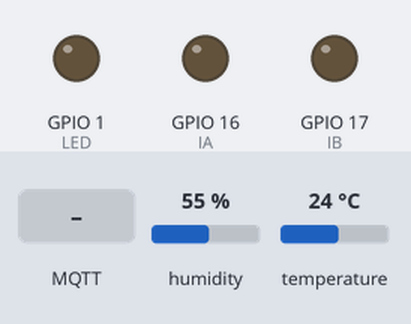
Simulated run of this sketch. Board: ESP32. Shown: output pins drawn as LEDs (lit = HIGH). The inputs (shaded band) are chosen by the test bench; at power-on: humidity 55 %, temperature 24 °C. WiFi joins after 1.5 s; servers stay silent unless stated; no MQTT or app messages arrive unless stated; what the sketch prints to the serial monitor is not drawn.

Above: at 2.7 s.
2.8 s: MQTT message "on" arrives on the first subscribed topic
At 4.0 s:
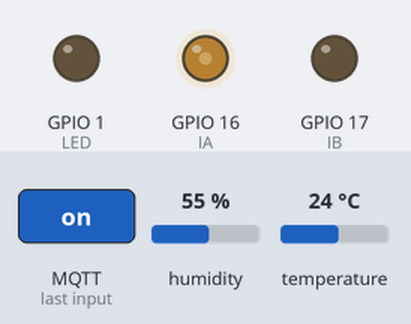
4.3 s: MQTT message "on" arrives on the second subscribed topic
At 5.1 s:
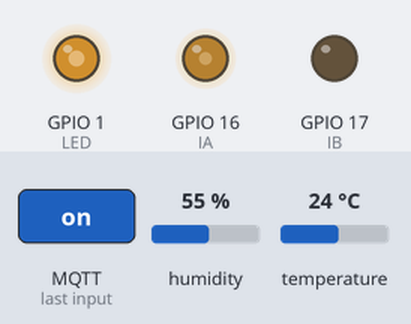
5.8 s: MQTT message "off" arrives on the first subscribed topic
At 6.2 s:
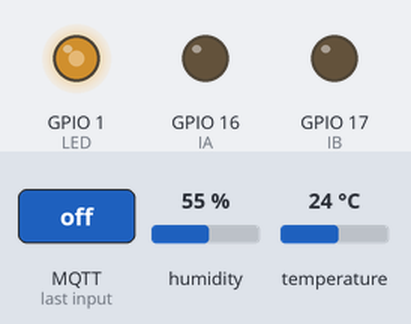
Timing chart, 0 to 8.8 s (numbered marks = the images above; inputs shaded):
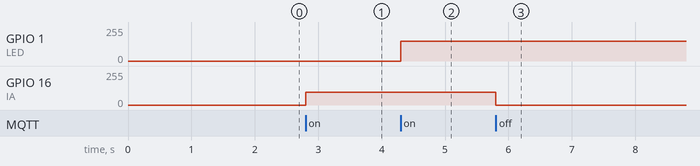

The sketch:

DHT22_MQTT_final.ino
```cpp
//Library(ZIP)：async_mqtt_client、AsyncTCP、pubsubclient
//Library：DHT sensor library、Adafruit Unified Sensor、ESP32 AnalogWrite
//DHT22：3.3V 4  GND
//L9110：5V GND 16(RX2) 17(TX2)
//LED：GND   1(TX/TX0)

#include "DHT.h"
#include <WiFi.h>
#include <AsyncMqttClient.h>
#include <analogWrite.h>
#include <PubSubClient.h>
#include <Wire.h>

// Replace the next variables with your SSID/Password combination
const char* ssid = "WY1010";
const char* password = "20041010311";

// Add your MQTT Broker IP address, example:
//const char* mqtt_server = "192.168.162.158";
//const char* mqtt_server = "192.168.112.158";
const char* mqtt_server = "192.168.112.72";

WiFiClient espClient;
PubSubClient client(espClient);
long lastMsg = 0;
char msg[50];
int value = 0;

#define DHTPIN 4
#define DHTTYPE DHT22
#define IA 16
#define IB 17
#define LED 1

// Initialize DHT sensor
DHT dht(DHTPIN, DHTTYPE);

float temperature = 0;
float humidity = 0;

void setup() {
  pinMode(IA, OUTPUT);
  pinMode(IB, OUTPUT);
  pinMode(LED, OUTPUT);
  Serial.begin(115200);
  dht.begin();
  // default settings
  // (you can also pass in a Wire library object like &Wire2)
  setup_wifi();
  client.setServer(mqtt_server, 1883);
  client.setCallback(callback);
  analogWrite(LED, 0);
}

void setup_wifi() {
  delay(10);
  // We start by connecting to a WiFi network
  Serial.println();
  Serial.print("Connecting to ");
  Serial.println(ssid);

  WiFi.begin(ssid, password);

  while (WiFi.status() != WL_CONNECTED) {
    delay(500);
    Serial.print(".");
  }

  Serial.println("");
  Serial.println("WiFi connected");
  Serial.println("IP address: ");
  Serial.println(WiFi.localIP());
}

void callback(char* topic, byte* message, unsigned int length) {
  /*Serial.print("Message arrived on topic: ");
  Serial.print(topic);
  Serial.print(". Message: ");*/
  String messageTemp;

  for (int i = 0; i < length; i++) {
    //Serial.print((char)message[i]);
    messageTemp += (char)message[i];
  }
  //Serial.println();

  // Feel free to add more if statements to control more GPIOs with MQTT

  // If a message is received on the topic esp32/output, you check if the message is either "on" or "off".
  // Changes the output state according to the message
  if (String(topic) == "esp32/output") {
    //Serial.print("風扇");
    if(messageTemp == "on"){
      //Serial.println("開");
      analogWrite(IA, 95);
      analogWrite(IB, 0);
    }
    else if(messageTemp == "off"){
      //Serial.println("關");
      analogWrite(IA, 0);
      analogWrite(IB, 0);
    }
  }
  if (String(topic) == "esp32/light_output") {
    //Serial.print("電燈");
    if(messageTemp == "on"){
      //Serial.println("開");
      analogWrite(LED, 150);
    }
    else if(messageTemp == "off"){
      //Serial.println("關");
      analogWrite(LED, 0);
    }
  }
}

void reconnect() {
  // Loop until we're reconnected
  while (!client.connected()) {
    Serial.print("Attempting MQTT connection...");
    // Attempt to connect
    if (client.connect("ESP8266Client")) {
      Serial.println("connected");
      // Subscribe
      client.subscribe("esp32/output");
      client.subscribe("esp32/light_output");
    } else {
      Serial.print("failed, rc=");
      Serial.print(client.state());
      Serial.println(" try again in 5 seconds");
      // Wait 5 seconds before retrying
      delay(5000);
    }
  }
}
void loop() {
  if (!client.connected()) {
    reconnect();
  }
  client.loop();

  long now = millis();
  if (now - lastMsg > 5000) {
    lastMsg = now;

    // Temperature in Celsius
    temperature = dht.readTemperature();
    // Uncomment the next line to set temperature in Fahrenheit
    // (and comment the previous temperature line)
    //temperature = 1.8 * bme.readTemperature() + 32; // Temperature in Fahrenheit

    // Convert the value to a char array
    char tempString[8];
    dtostrf(temperature, 1, 2, tempString);
    //Serial.print("Temperature: ");
    //Serial.println(tempString);
    client.publish("esp32/temperature", tempString);

    humidity = dht.readHumidity();

    // Convert the value to a char array
    char humString[8];
    dtostrf(humidity, 1, 2, humString);
    //Serial.print("Humidity: ");
    //Serial.println(humString);
    client.publish("esp32/humidity", humString);
  }
}
```

Measured:
- after the input at 2.8 s, GPIO 16 (IA): 0/255 → 95/255 at once
- after the input at 4.3 s, GPIO 1 (LED): 0/255 → 150/255 at once
- after the input at 5.8 s, GPIO 16 (IA): 95/255 → 0/255 at once
